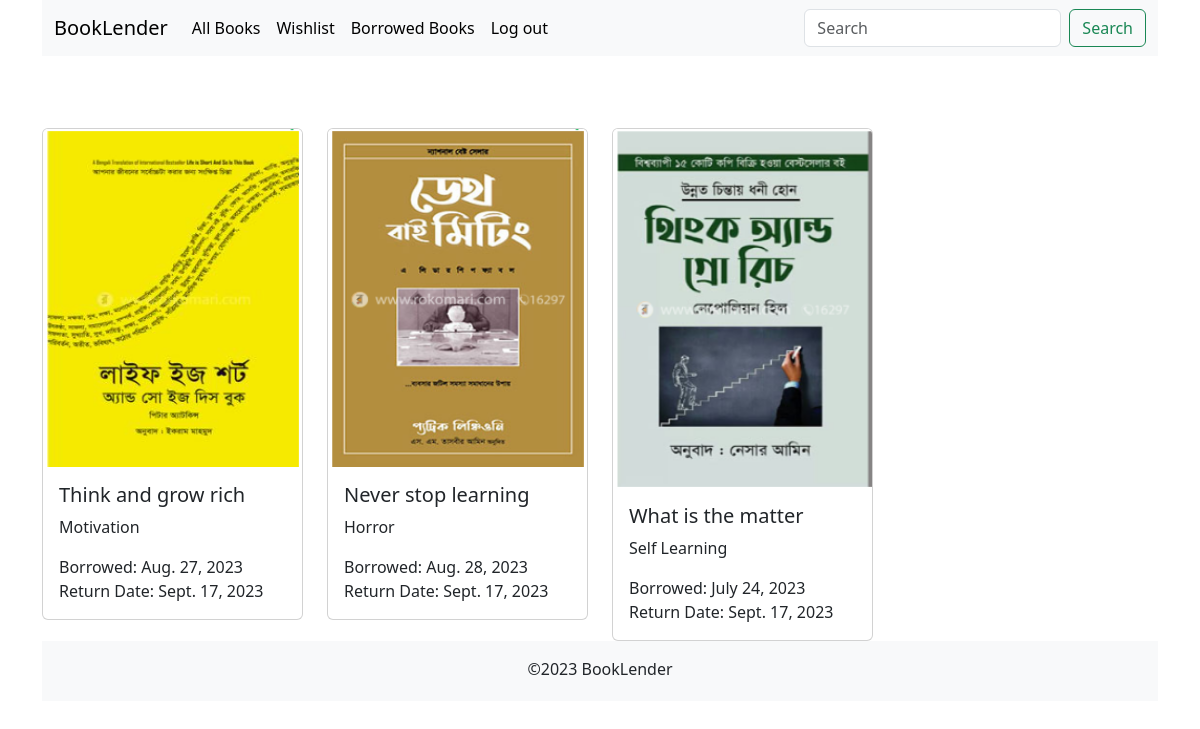
Screenshot of /books/borrowlist/ (signed in) with the database file from the repository.
### book/models.py (models this page shows, shortened)
class BorrowList(models.Model):
    user = models.ForeignKey(User, on_delete=models.CASCADE)
    item = models.ForeignKey(Book, on_delete=models.CASCADE)
    borrow_date = models.DateTimeField()
    return_date = models.DateTimeField(default=datetime.now() + timedelta(days = 15))

class Book(models.Model):
    title = models.CharField(max_length=200)
    author = models.CharField(max_length=100)
    image = models.ImageField(upload_to='book_images')
    isbn = models.CharField(max_length=100)
    publication_date = models.DateTimeField(auto_now_add=True)
    genre = models.CharField(max_length=100)
    book_no = models.IntegerField()
    is_available = models.BooleanField(default=True)

### book/views.py (the view)
# urls.py: path('borrowlist/', borrowlist, name='borrowlist'),
def borrowlist(request):
    if not request.user.is_authenticated:
        return redirect('login')
    borrowlist = BorrowList.objects.filter(user = request.user)
    return render(request, 'borrowlist.html', {'books': borrowlist})

### book/templates/borrowlist.html
{% extends 'base.html' %}
{% block body %}
{% if books %}
<div class="row row-cols-1 row-cols-md-4 g-4 mt-5">
  {% for book in books %}
  <div class="col">
    <div class="card">
      <img src="{{ book.item.image.url }}" class="card-img-top" alt="{{ book.title }}" />
      <div class="card-body">
        <h5 class="card-title">{{ book.item.title }}</h5>
        <p class="card-text">{{ book.item.genre }}</p>
        <p class="card-text">Borrowed: {{ book.borrow_date.date }}<br> Return Date: {{ book.return_date.date }}</p>
      </div>
    </div>
  </div>
  {% endfor %}
</div>
{% else %}
<h4 class="mt-5">You don't have any book in your borrowlist, Borrow book from here <a href="{% url 'home' %}">Home Page</a></h4>
{% endif %}
{% endblock body %}

### rows the page displays
BorrowList: item.image (picture), item "Think and grow rich", item.genre "Motivation", borrow_date "Aug. 27, 2023", return_date "Sept. 17, 2023"
BorrowList: item.image (picture), item "Never stop learning", item.genre "Horror", borrow_date "Aug. 28, 2023", return_date "Sept. 17, 2023"
BorrowList: item.image (picture), item "What is the matter", item.genre "Self Learning", borrow_date "July 24, 2023", return_date "Sept. 17, 2023"
